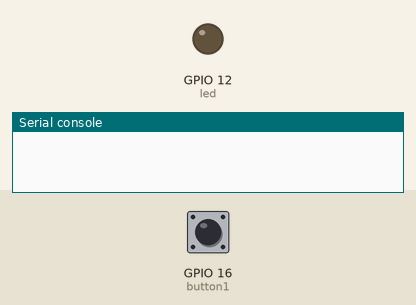
Bench run of a program on a simulated ESP32 board running MicroPython. Shown: output pins drawn as LEDs (lit = HIGH), the last lines printed to the serial console. The inputs (shaded band) are chosen by the test bench; at power-on: GPIO 16 (button1) HIGH.

Above: at 1.2 s.
1.3 s: GPIO 16 (button1) pulled LOW for 0.15 s
At 2.6 s:
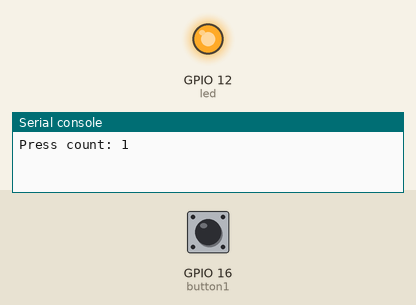
2.9 s: GPIO 16 (button1) pulled LOW for 1 s
At 5.1 s:
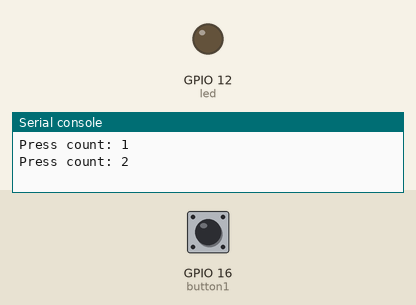
5.4 s: GPIO 16 (button1) pulled LOW for 3.2 s
At 9.9 s:
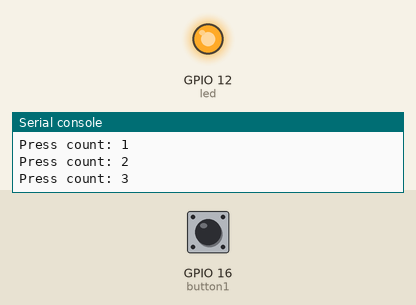
Timing chart, 0 to 11.4 s (numbered marks = the images above; inputs shaded):
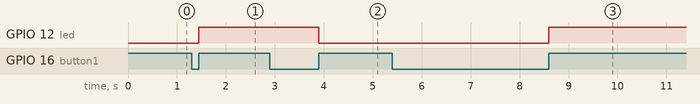

The program:

table_lamp.py
```python
"""
Project 2.2 — Table Lamp
=========================
Click Button 1 to toggle the LED on/off, just like a table lamp.
Counts button presses — odd = LED ON, even = LED OFF.

Pins:
  Button 1 = GPIO 16
  Yellow LED = GPIO 12
"""

from machine import Pin
import time

# Set up button and LED
button1 = Pin(16, Pin.IN, Pin.PULL_UP)
led = Pin(12, Pin.OUT)

count = 0

while True:
    btn_val1 = button1.value()  # Read button state

    if btn_val1 == 0:  # Button is pressed
        time.sleep(0.01)  # Debounce delay

        # Wait for button release
        while btn_val1 == 0:
            btn_val1 = button1.value()

        if btn_val1 == 1:  # Button released
            count = count + 1
            print("Press count:", count)

            # Toggle LED: odd count = ON, even count = OFF
            if count % 2 == 1:
                led.value(1)  # LED ON
            else:
                led.value(0)  # LED OFF

    time.sleep(0.1)
```

Measured:
- after the input at 1.3 s, GPIO 12 (led): LOW → HIGH after 0.15 s
- after the input at 2.9 s, GPIO 12 (led): HIGH → LOW after 1.0 s
- after the input at 5.4 s, GPIO 12 (led): LOW → HIGH after 3.2 s
